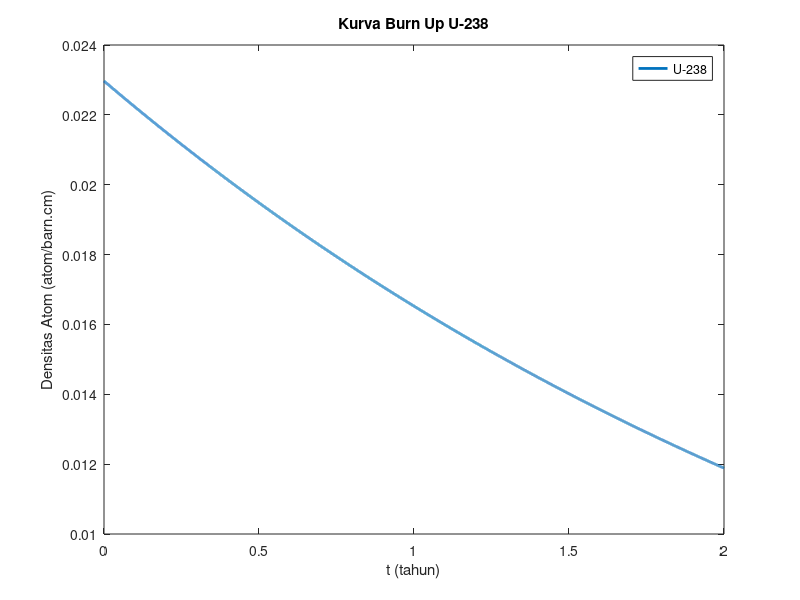
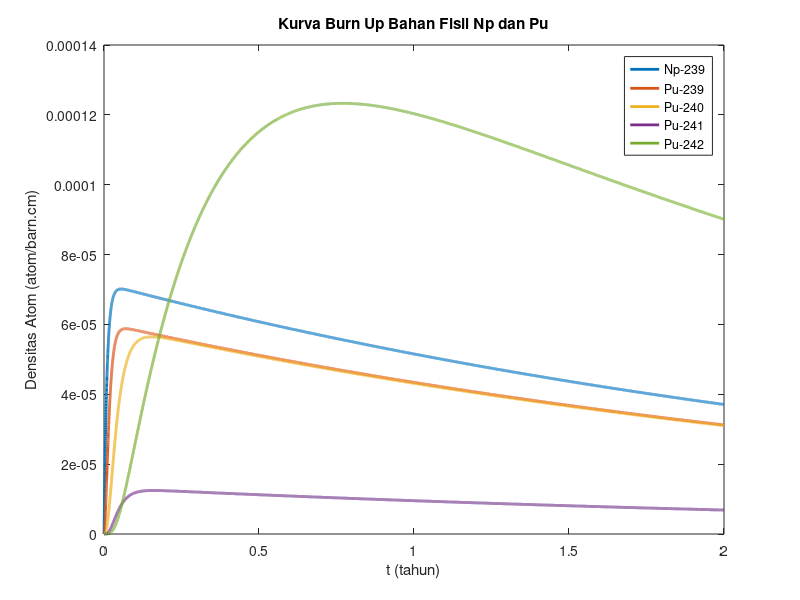
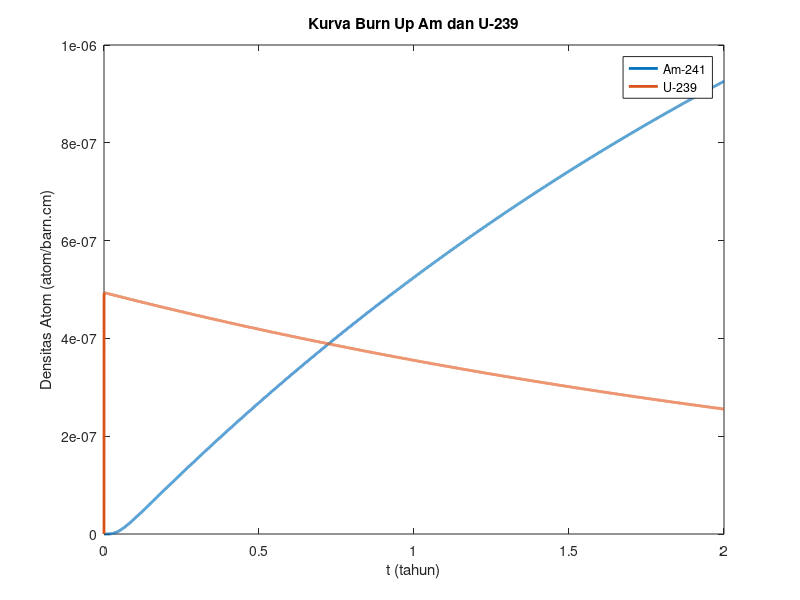

Reproduce these figures in MATLAB, in order.
%Burn Up 
clc
clear all
close all
%konstanta reaktor
P = 3400E+6; %Nilai Daya dari reaktor AP-1000
N = 2000; %banyaknya iterasi
%nilai faktor multiplikasi reaktor
Keff = rand*10;
%syarat batas nilai fluks 
Fluks(1,1) = 0;
Fluks(N,1) = 0;
%matriks fluks dan tebakan fluks
for i=2:N-1
Fluks(i,1)=rand*100; %dilakukan penebakan nilai fluks antara 1 sampai 100
end
%Normalisasi dengan daya reaktor
sum = 0;
for i = 1:N
Fluks_N (i,1) = (36*2.4)*Fluks(i,1)/((P/1E+6)*1.6022e-13*Keff);
sum=sum+Fluks_N(i,1);
end
max_fluks = max(sum);
flux= max_fluks; % neutron/cm^2.s
n   = 0.5;
%detik*menit*jam*hari*bulan*tahun
tf  = 60*60*24*30*12*2; % 2tahun
dt  = 60*60; % detik
t   = [0:dt:tf];
% Fuel
% U-238
Nu8(1)  = 2.2968545203386600E-02;   
scu8    = 2.68e-24;
sfu8    = 16.8e-30;
sau8    = scu8+sfu8;
% U-239
Nu9(1)  = 0;
htu9    = 23.45*60;
lu9     = log(2)/htu9;
% Np-239
Nnp9(1) = 0;
htnp9   = 2.356*24*60*60;
lnp9    = log(2)/htnp9;
% Pu-239
Npu9(1) = 0;
sapu9   = 1026e-24;
sfpu9   = 741e-24;
scpu9   = sapu9-sfpu9;
% Pu-240
Npu0(1) = 0;
sfpu0   = 0.03e-24;
scpu0   = 289.5e-24;
sapu0   = scpu0+sfpu0;
% Pu-241
Npu1(1) = 0;
sfpu1   = 950e-24;
scpu1   = 362e-24;
sapu1   = sfpu1+scpu1;
htpu1   = 14*60*60*24*30*12;
lpu1    = log(2)/htpu1;
% Am-241
Nam1(1) = 0;
htam1   = 432.2*360*24*3600;
lam1    = log(2)/htam1;
% Pu-241
Npu2(1) = 0;
sfpu2   = 0.19e-24;
scpu2   = 30e-24;
sapu2   = sfpu2+scpu2;
% Total
tot(1)  = Nu8(1);
%Iterasi loop perhitungan burnup tiap bahan fisil
i = 1;

Keff_BU(1) = Keff;
Fisi_BU(1) = 0;
Fisi_BU(17281) = 0;

while (t(i) ~= tf)
% U-238
 Nu8(i+1)    = (((n-1)*sau8*flux*dt)+1)*Nu8(i)/(1+sau8*flux*dt*n);
% U-239
    Nu9(i+1)    = (scu8*flux*dt*(n*Nu8(i+1)+(1-n)*Nu8(i))+(1-(1-n)*lu9*dt)*Nu9(i))/(1+lu9*dt*n);
% Np-239
    Nnp9(i+1)   = (lu9*dt*(n*Nu9(i+1)+(1-n)*Nu9(i))+(1-(1-n)*lnp9*dt)*Nnp9(i))/(1+lnp9*dt*n);
% Pu-239
    Npu9(i+1)   = (lnp9*dt*(n*Nnp9(i+1)+(1-n)*Nnp9(i))+(1-(1-n)*sapu9*flux*dt)*Npu9(i))/(1+sapu9*flux*dt*n);
% Pu-240
    Npu0(i+1)   = (scpu9*flux*dt*(n*Npu9(i+1)+(1-n)*Npu9(i))+(1-(1-n)*sapu0*flux*dt)*Npu0(i))/(1+sapu0*flux*dt*n);
% Pu-241
    Npu1(i+1)   = (scpu0*flux*dt*(n*Npu0(i+1)+(1-n)*Npu0(i))+(1-(1-n)*(lpu1+sapu1*flux)*dt)*Npu1(i))/(1+(lpu1+sapu1*flux)*dt*n);
% Am-241
    Nam1(i+1)   = (lpu1*dt*(n*Npu1(i+1)+(1-n)*Npu1(i))+(1-(1-n)*lam1*dt)*Nam1(i))/(1+lam1*dt*n); 
% Pu-242
    Npu2(i+1)   = (scpu1*flux*dt*(n*Npu1(i+1)+(1-n)*Npu1(i))+(1-(1-n)*sapu2*flux*dt)*Npu2(i))/(1+sapu2*flux*dt*n);
% Total
    tot(i+1) = Nu8(i+1)+Nu9(i+1)+Nnp9(i+1)+Npu9(i+1)+Npu0(i+1)+Npu1(i+1)+Nam1(i+1)+Npu2(i+1);
    i = i+1;
end
%plot grafik burnup
%detik*menit*jam*hari*bulan*tahun
t = t/(60*60*24*30*12*1);

figure (1)
    plot (t,Nu8,'LineWidth',2); legend('U-238');
title('Kurva Burn Up U-238');
ylabel('Densitas Atom (atom/barn.cm)');
xlabel('t (tahun)');

figure (2)          
    plot (t,Nnp9,'LineWidth',2); 
    hold on
    plot (t,Npu9,'LineWidth',2); 
      plot (t,Npu0,'LineWidth',2); 
        plot (t,Npu1,'LineWidth',2); 
          plot (t,Npu2,'LineWidth',2);
            y = linspace(0,10,10^(-5));
            legend('Np-239','Pu-239','Pu-240','Pu-241','Pu-242');
            hold off
title('Kurva Burn Up Bahan Fisil Np dan Pu');
ylabel('Densitas Atom (atom/barn.cm)');
xlabel('t (tahun)');
figure (3)
    plot (t,Nam1,'LineWidth',2); 
    hold on
      plot (t,Nu9,'LineWidth',2); 
      y = linspace(0,10,10^(-7));
      legend('Am-241','U-239');
      hold off
title('Kurva Burn Up Am dan U-239');
ylabel('Densitas Atom (atom/barn.cm)');
xlabel('t (tahun)');

